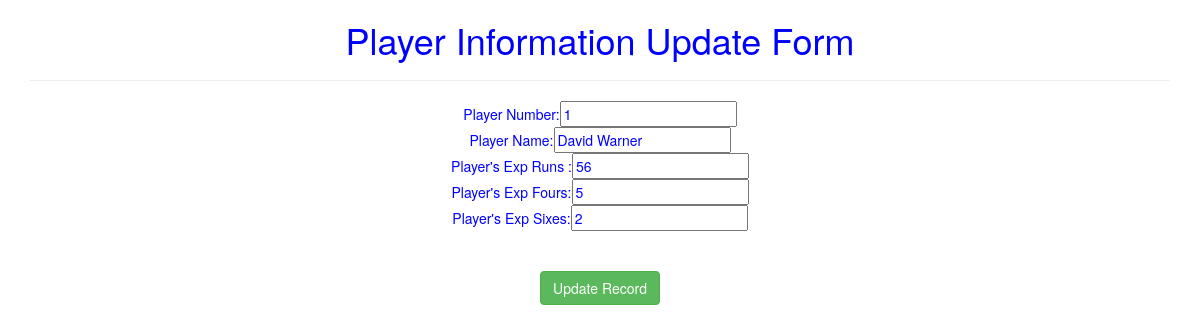
The app's page /update/1/ with its own data.
### testapp/models.py (models this page shows)
class Player(models.Model):
    pno=models.IntegerField()
    pname=models.CharField(max_length=64)
    pruns=models.IntegerField()
    pfours=models.IntegerField()
    psixes=models.IntegerField()

### testapp/views.py (the view)
# urls.py: url(r'^update/(?P<id>\d+)/$', views.update_view),
def update_view(request,id):
    player=Player.objects.get(id=id)
    if request.method=="POST":
        form=PlayerForm(request.POST,instance=player)
        if form.is_valid():
            form.save()
            return redirect('/')
    return render(request,'testapp/update.html',{'player':player})

### templates/testapp/update.html (shortened to what this page needs)
<!DOCTYPE html>
{%extends 'testapp/base.html'%}
     {%block body_block%}
       <h1>Player Information Update Form</h1><hr>
       <form method="post">
         Player Number:<input type="text" name="pno" value="{{player.pno}}"><br>
         Player Name:<input type="text" name="pname" value="{{player.pname}}"><br>
         Player's Exp Runs :<input type="text" name="pruns" value="{{player.pruns}}"><br>
         Player's Exp Fours:<input type="text" name="pfours" value="{{player.pfours}}"><br>
         Player's Exp Sixes:<input type="text" name="psixes" value="{{player.psixes}}"><br><br><br>
         <input type="SUBMIT" class='btn btn-success' value="Update Record">
       </form>
      {%endblock%}

### static/css/demo.css (style rules this page uses)
h1 { text-align: center; }
body { background: url(https://seasonrush.com/wp-content/uploads/2021/04/SR-Vs-KKr-IPl-2021-match-3rd.jpg); color: blue; background-repeat: no-repeat; background-size: cover; }

### records on screen
Player: pno "1", pname "David Warner", pruns "56", pfours "5", psixes "2"
